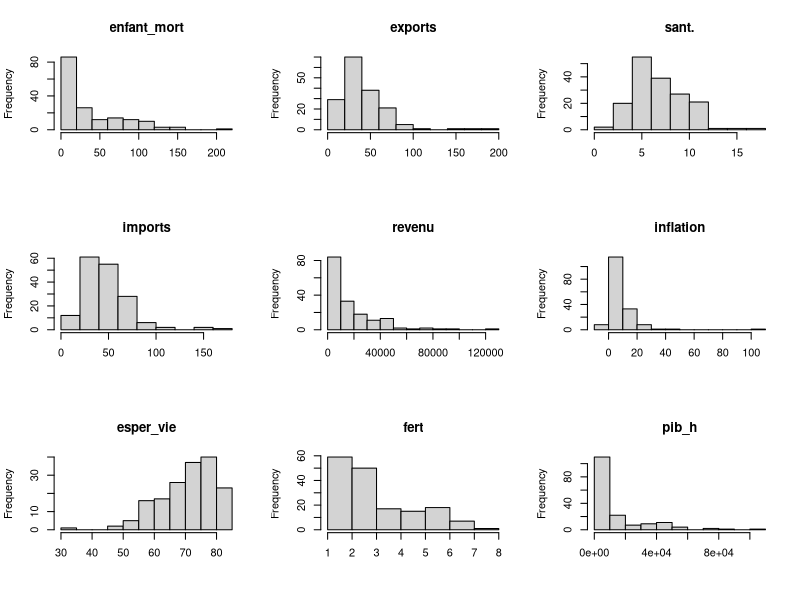
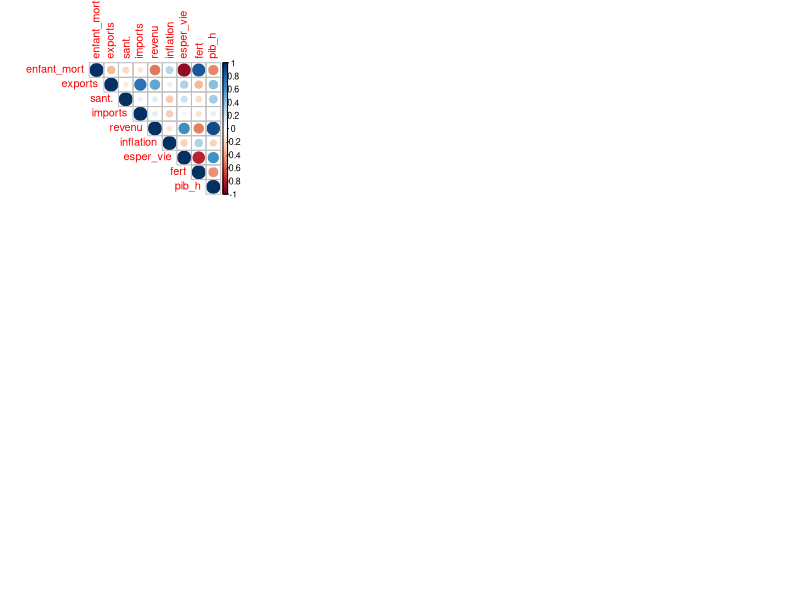

The R source for these figures, in order:
## ---- chunk 1
knitr::opts_chunk$set(echo = TRUE)
## ---- chunk 2
library(corrplot)
## ---- chunk 3
donnee <- read.csv("Pays_donnees.csv", sep = ',', row.names = 1)
head(donnee,5)
## ---- chunk 4
str(donnee)
dim(donnee)
## ---- chunk 5
table(is.na(donnee))
## ---- chunk 6
summary(donnee)
## ---- chunk 7
# Histogramme de chaque variable
par(mfrow=c(3,3)) # Afficher les 9 histogrammes dans une grille 3x3
for (i in 1:9) {
  hist(donnee[,i], main=colnames(donnee)[i], xlab="")
}
## ---- chunk 8
var <- donnee[,1:9]
corrplot(cor(var), type = "upper")
